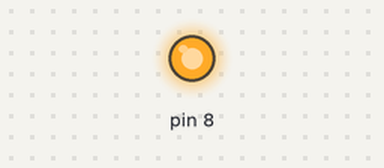
Bench run of a sketch on a simulated Arduino Uno, built with avr-gcc and run on an emulated ATmega328P. Shown: output pins drawn as LEDs (lit = HIGH). At 0.0 s the program stops and its outputs stay as they are.

Above: at 0.1 s.
Timing chart, 0 to 1.5 s (numbered marks = the images above):
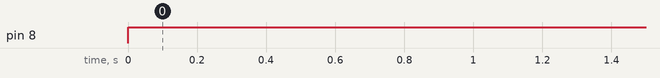

The sketch:

LASER.ino
```cpp
void setup() {
pinMode(8,OUTPUT);
}

void loop() {
for(int i=0;i=30;i++)
analogWrite(8,499);
delay(190);
analogWrite(8,499);
delay(190);


}
```

Measured:
- by itself, pin 8: LOW → HIGH at 0.00 s
